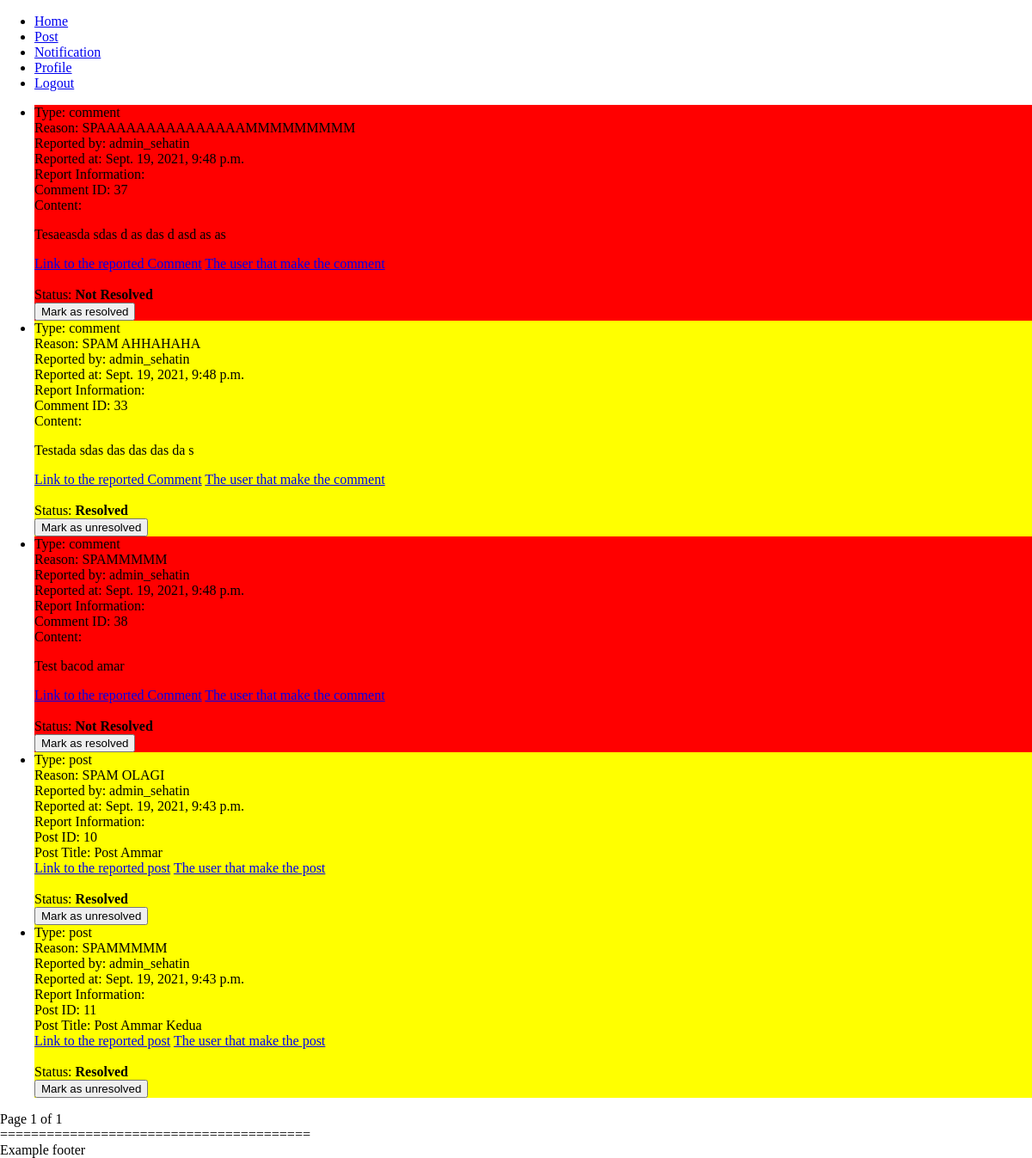
The app's page /report (signed in) with its own data.
### sehat_in_webproject/models.py (models this page shows)
class Report(models.Model):
    user = models.ForeignKey(User, on_delete=models.SET_NULL, null=True, related_name='reporter') # The one that reports
    reportedUser = models.ForeignKey(User, on_delete=models.SET_NULL, null=True, related_name='reported') # If reporting a user
    post = models.ForeignKey(Post, on_delete=models.SET_NULL, null=True) # If reporting a post
    comment = models.ForeignKey(Comment, on_delete=models.SET_NULL, null=True) # If reporting a comment
    reason = models.CharField(max_length=200)
    reportType = models.CharField(max_length=50)
    isResolved = models.BooleanField(default=False)
    created_at = models.DateTimeField(auto_now_add=True)

class Comment(models.Model): # Comment of a post
    id = models.AutoField(primary_key=True)
    content = models.TextField()
    created_at = models.DateTimeField(auto_now_add=True)
    updated_at = models.DateTimeField(auto_now=True)
    post = models.ForeignKey(Post, on_delete=models.CASCADE)
    user = models.ForeignKey(User, on_delete=models.SET_NULL, null=True)
    likes = models.IntegerField(default=0)

class Post(models.Model): # Post
    id = models.AutoField(primary_key=True)
    title = models.CharField(max_length=200)
    content = models.TextField()
    thumbnail_url = models.CharField(max_length=200, blank=True, null=True)
    tag = models.ForeignKey(Tag, on_delete=models.CASCADE, null=True)
    created_at = models.DateTimeField(auto_now_add=True)
    updated_at = models.DateTimeField(auto_now=True)
    user = models.ForeignKey(User, on_delete=models.SET_NULL, null=True)
    likes = models.IntegerField(default=0)
    comments = models.IntegerField(default=0)
    post_Type = models.CharField(max_length=50, default='forum')

### sehat_in_webproject/views.py (the view)
# urls.py: path('report', views.report, name='report'),
def report(request):
    if request.user.is_superuser:
        paginator = Paginator(Report.objects.all().order_by('-created_at'), 25)
        page = request.GET.get('page')
        reports = paginator.get_page(page)
        return render(request, 'report.html', {'reportsPaged': reports})
    else:
        raise PermissionDenied()

### templates/report.html (shortened to what this page needs)
<!DOCTYPE html>
<html lang="en">
{% load static %}
<head>
    <link rel="stylesheet" type="text/css" href="{% static 'css/style.css' %}">
</head>
<body>
    {% include 'templates/header.html'%}
    <div class="container">
        <ul>
            {% for report in reportsPaged %}
            {% if report.isResolved %}
            <li id="report-{{ report.id }}" style="background-color: yellow;";>
            {% else %}
            <li id="report-{{ report.id }}" style="background-color: red;";>
            {% endif %}
                Type: {{ report.reportType }}<br>
                Reason: {{ report.reason }}<br>
                Reported by: {{ report.user }}<br>
                Reported at: {{ report.created_at }}<br>
                Report Information: <br>
                {% if report.reportType == 'post' %}
                    {% if report.post %}
                        Post ID: {{ report.post.id }}<br>
                        Post Title: {{ report.post.title }}<br>
                        <a href="/post/{{ report.post.id }}">Link to the reported post</a>
                    {% else %}
                        Post is already deleted
                    {% endif %}
                    {% if report.user %}
                        <a href="/profile/{{ report.user.username }}">The user that make the post</a>
                    {% else %}
                        User is already deleted
                    {% endif %}
                {% elif report.reportType == 'comment' %}
                    {% if report.comment %}
                        Comment ID: {{ report.comment.id }}<br>
                        Content:<br>{% autoescape off %}{{ report.comment.content }}{% endautoescape %}
                        <a href="/post/{{ report.post.id }}/{{ report.post.title }}#comments-{{ report.comment.id }}">Link to the reported Comment</a>
                    {% else %}
                        Comment is already deleted
                    {% endif %}
                    {% if report.user %}
                        <a href="/profile/{{ report.user.username }}">The user that make the comment</a>
                    {% else %}
                        User is already deleted
                    {% endif %}
                {% elif report.reportType == 'user' %}
                    {% if report.user %}
                        <a href="/profile/{{ report.user.username }}">{{ report.user.username }}'s profile</a>
                    {% else %}
                        User is already deleted
                    {% endif %}
                {% endif %}
                <br><br>
                Status: <span id="status-{{ report.id }}"><b>
                {% if report.isResolved %}
                Resolved
                {% else %}
                Not Resolved
                {% endif %}
                </b></span></br>
                <button id="resolvebtn-{{ report.id }}" onclick="statusChange('{{ report.id }}', '{{ csrf_token }}')">
                {% if report.isResolved %}
                Mark as unresolved
                {% else %}
                Mark as resolved
                {% endif %}
                </button>
            </li>
            {% endfor %}
        </ul>
    </div>
    Page {{ reportsPaged.number }} of {{ reportsPaged.paginator.num_pages }}<br>
    {% include 'templates/footer.html' %}
</body>
</html>

### static/css/style.css (style rules this page uses)
html, body { width: 100%; height: 100%; background-attachment: fixed; background-repeat: no-repeat; background-size: cover; overflow-x: hidden; margin: 0px; scroll-behavior: smooth; }

### records on screen
Report: reportType "comment", reason "SPAAAAAAAAAAAAAAAMMMMMMMMM", user "admin_sehatin", created_at "Sept. 19, 2021, 9:48 p.m.", comment.id "37", comment.content "Tesaeasda sdas d as das d asd as as", isResolved "Not Resolved"
Report: reportType "comment", reason "SPAM AHHAHAHA", user "admin_sehatin", created_at "Sept. 19, 2021, 9:48 p.m.", comment.id "33", comment.content "Testada sdas das das das da s", isResolved "Resolved"
Report: reportType "comment", reason "SPAMMMMM", user "admin_sehatin", created_at "Sept. 19, 2021, 9:48 p.m.", comment.id "38", comment.content "Test bacod amar", isResolved "Not Resolved"
Report: reportType "post", reason "SPAM OLAGI", user "admin_sehatin", created_at "Sept. 19, 2021, 9:43 p.m.", post.id "10", post "Post Ammar", isResolved "Resolved"
Report: reportType "post", reason "SPAMMMMM", user "admin_sehatin", created_at "Sept. 19, 2021, 9:43 p.m.", post.id "11", post "Post Ammar Kedua", isResolved "Resolved"

### other values on screen
{{ reportsPaged.number }} "1"
{{ reportsPaged.paginator.num_pages }} "1"
